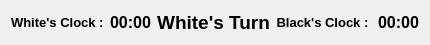
         <widget class="QFrame" name="horizontalFrame">
          <property name="sizePolicy">
           <sizepolicy hsizetype="Preferred" vsizetype="Preferred">
            <horstretch>0</horstretch>
            <verstretch>0</verstretch>
           </sizepolicy>
          </property>
          <property name="maximumSize">
           <size>
            <width>600</width>
            <height>40</height>
           </size>
          </property>
          <layout class="QHBoxLayout" name="horizontalLayout_4">
           <item>
            <widget class="QLabel" name="label_5">
             <property name="sizePolicy">
              <sizepolicy hsizetype="Fixed" vsizetype="Preferred">
               <horstretch>0</horstretch>
               <verstretch>0</verstretch>
              </sizepolicy>
             </property>
             <property name="font">
              <font>
               <pointsize>10</pointsize>
               <weight>75</weight>
               <italic>false</italic>
               <bold>true</bold>
               <underline>false</underline>
              </font>
             </property>
             <property name="text">
              <string>White's Clock :</string>
             </property>
            </widget>
           </item>
           <item>
            <widget class="QLabel" name="label_8">
             <property name="sizePolicy">
              <sizepolicy hsizetype="Fixed" vsizetype="Preferred">
               <horstretch>0</horstretch>
               <verstretch>0</verstretch>
              </sizepolicy>
             </property>
             <property name="maximumSize">
              <size>
               <width>90</width>
               <height>16777215</height>
              </size>
             </property>
             <property name="font">
              <font>
               <pointsize>12</pointsize>
               <weight>75</weight>
               <italic>false</italic>
               <bold>true</bold>
               <underline>false</underline>
              </font>
             </property>
             <property name="text">
              <string>00:00</string>
             </property>
            </widget>
           </item>
           <item>
            <widget class="QLabel" name="label_7">
             <property name="sizePolicy">
              <sizepolicy hsizetype="Fixed" vsizetype="Preferred">
               <horstretch>0</horstretch>
               <verstretch>0</verstretch>
              </sizepolicy>
             </property>
             <property name="maximumSize">
              <size>
               <width>120</width>
               <height>16777215</height>
              </size>
             </property>
             <property name="font">
              <font>
               <family>MS Shell Dlg 2</family>
               <pointsize>14</pointsize>
               <weight>75</weight>
               <italic>false</italic>
               <bold>true</bold>
               <underline>false</underline>
              </font>
             </property>
             <property name="text">
              <string>White's Turn</string>
             </property>
             <property name="alignment">
              <set>Qt::AlignCenter</set>
             </property>
            </widget>
           </item>
           <item>
            <widget class="QLabel" name="label_9">
             <property name="font">
              <font>
               <pointsize>10</pointsize>
               <weight>75</weight>
               <italic>false</italic>
               <bold>true</bold>
               <underline>false</underline>
              </font>
             </property>
             <property name="text">
              <string>Black's Clock : </string>
             </property>
             <property name="alignment">
              <set>Qt::AlignRight|Qt::AlignTrailing|Qt::AlignVCenter</set>
             </property>
            </widget>
           </item>
           <item>
            <widget class="QLabel" name="label_6">
             <property name="maximumSize">
              <size>
               <width>50</width>
               <height>16777215</height>
              </size>
             </property>
             <property name="font">
              <font>
               <pointsize>12</pointsize>
               <weight>75</weight>
               <italic>false</italic>
               <bold>true</bold>
               <underline>false</underline>
              </font>
             </property>
             <property name="text">
              <string>00:00</string>
             </property>
             <property name="alignment">
              <set>Qt::AlignLeading|Qt::AlignLeft|Qt::AlignVCenter</set>
             </property>
            </widget>
           </item>
          </layout>
         </widget>
